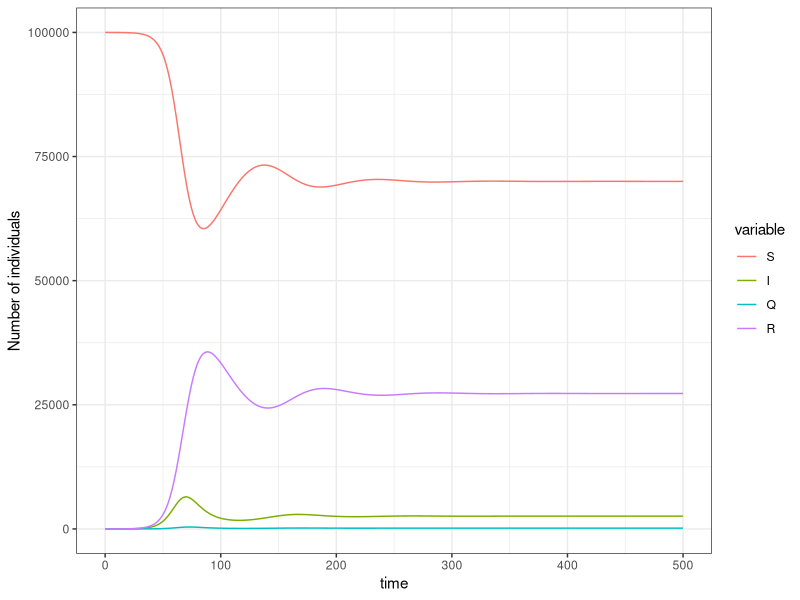
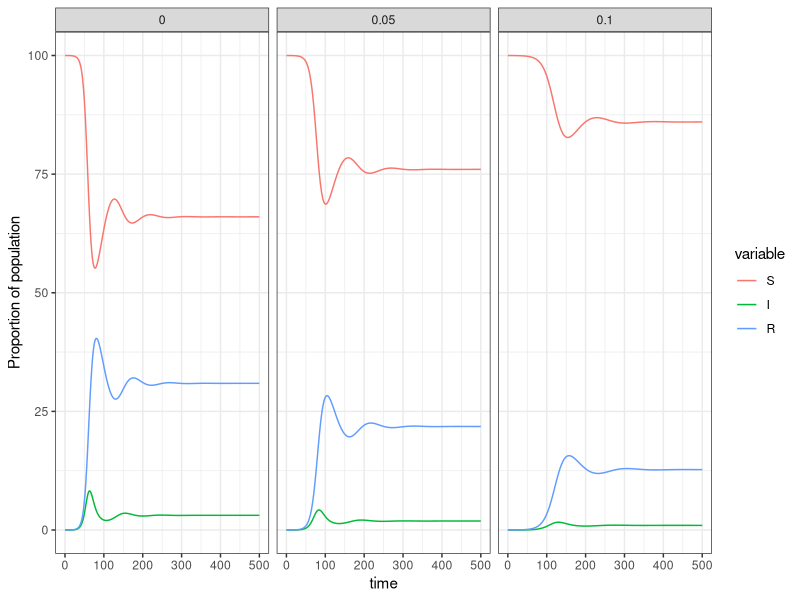
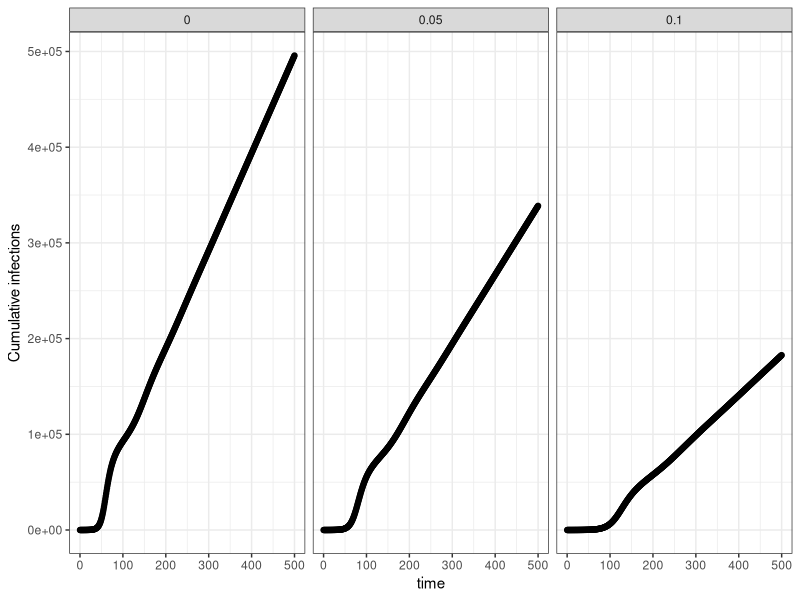

These figures' R source, in order:
###############################################################################################

#SIR model with quarantine (with demography)

###############################################################################################
library(deSolve)
library(ggplot2)
library(reshape2)
library(dplyr)

## SIR model with quarantine ##
# Q compartment indicates individuals who are infected and isolated under quarantine.

#1. Define model function
OpenSIR_Qrtn<-function(t, state, params) {
  with(as.list(c(state, params)),{
    N = S + I + Q + R

    #SIR with quarantine
    dS<- -beta*S*I/N + birth*N - death*S
    dI <- beta*S*I/N - death*I - q*I - gamma*I
    dQ <- q*I - death*Q - gamma*Q
    dR <- gamma*I + gamma*Q - death*R
    dC <- beta*S*I/N

    # return the rates of change as a list
    list(c(dS, dI, dQ, dR, dC))
  })
}

#2. Define parameters and starting compartment sizes
# q is quarantine rate (I->Q)
params <- c(beta = 0.5, #effective contact rate (aka transmission rate)
                gamma = 0.3, #recovery rate (1/duration infection)
                birth = 0.03, #birth rate (per capita)
                death = 0.03, #all-cause mortality rate
                q = 0.02 # quarantine rate
)
# Initial state
state.q <- c(S = 99999, #population of 100,000, 1 person starts of infected
             I = 1,
             Q = 0,
             R = 0,
             C = 0)

#3. Run the SIR model with quarantine
T_end <- 500 #run model for 500 time steps (e.g. months)
times <- seq(0, T_end, by = 1) #runs the model for 500 time steps (e.g. months), and computes output at each time step
# Run ODE solver
output.qrtn <- ode(y = state.q, times = times, func = OpenSIR_Qrtn, parms = params)

# Plot base-case result (S, I, R, Q compartments)
output.qrtn.t <- melt(as.data.frame(output.qrtn) %>% select(-C), id.vars="time")
ggplot(output.qrtn.t)+
  geom_line(aes(time,value,color=variable))+
  ylab("Number of individuals")+
  theme_bw()

#4. Sensitivity analysis on quarantine rate - how does it affect the projected epidemic?
q_list <- c(0,0.05,0.1) # a vector of quarantine rate
q_out_all <- data.frame() # an empty dataset to save the outcome

for(this_q in q_list){
  temp_param <- params #copy parameter
  temp_param[['q']] <- this_q # replace q
  # run ode solver
  this_out <- data.frame(ode(y = state.q, times = times, func = OpenSIR_Qrtn, parms = temp_param))
  # save q value in this cycle
  this_out <- this_out %>%
    mutate(N = S+I+R+Q,
           q = this_q)
  # stack the result
  if(this_q == q_list[1]){
    q_out_all <- this_out
  }else{
    q_out_all <- rbind(q_out_all, this_out)
  }
}
# change the dataset to a long-form dataset
q_out_all_t <- melt(q_out_all%>% select(time,S,I,R,N,q), id.vars=c("time","q","N"))
# Plot S, I, R
ggplot(q_out_all_t) +
  geom_line(aes(x=time,y=value/N*100,color=variable))+
  ylab("Proportion of population")+
  facet_wrap(.~q)+
  theme_bw()
# Plot cumulative number of infections
ggplot(q_out_all) +
  geom_point(aes(x=time,y=C))+
  facet_wrap(.~q)+
  ylab("Cumulative infections")+
  theme_bw()
